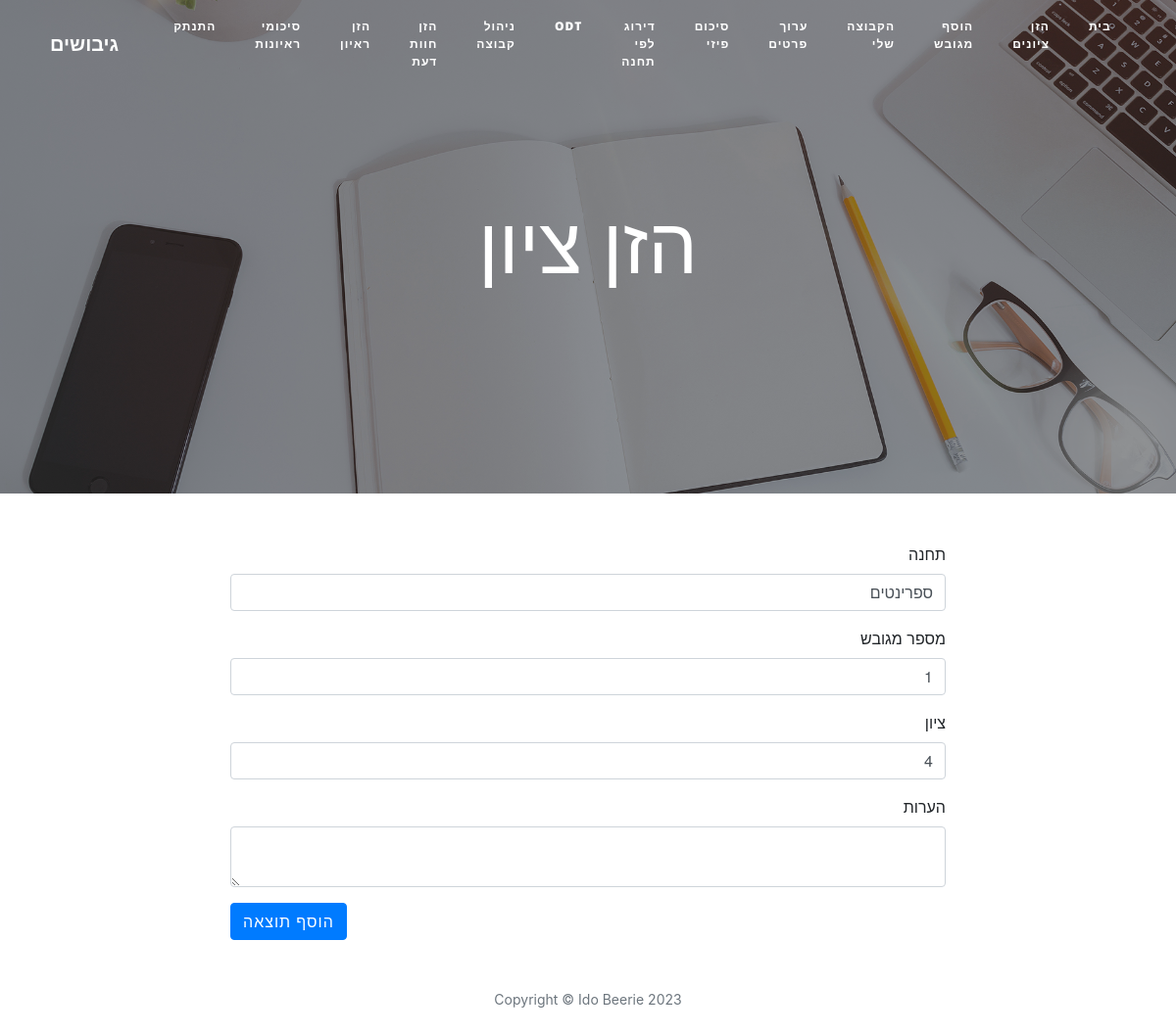
The page /edit-review/13 (signed in) on the database as committed earlier.
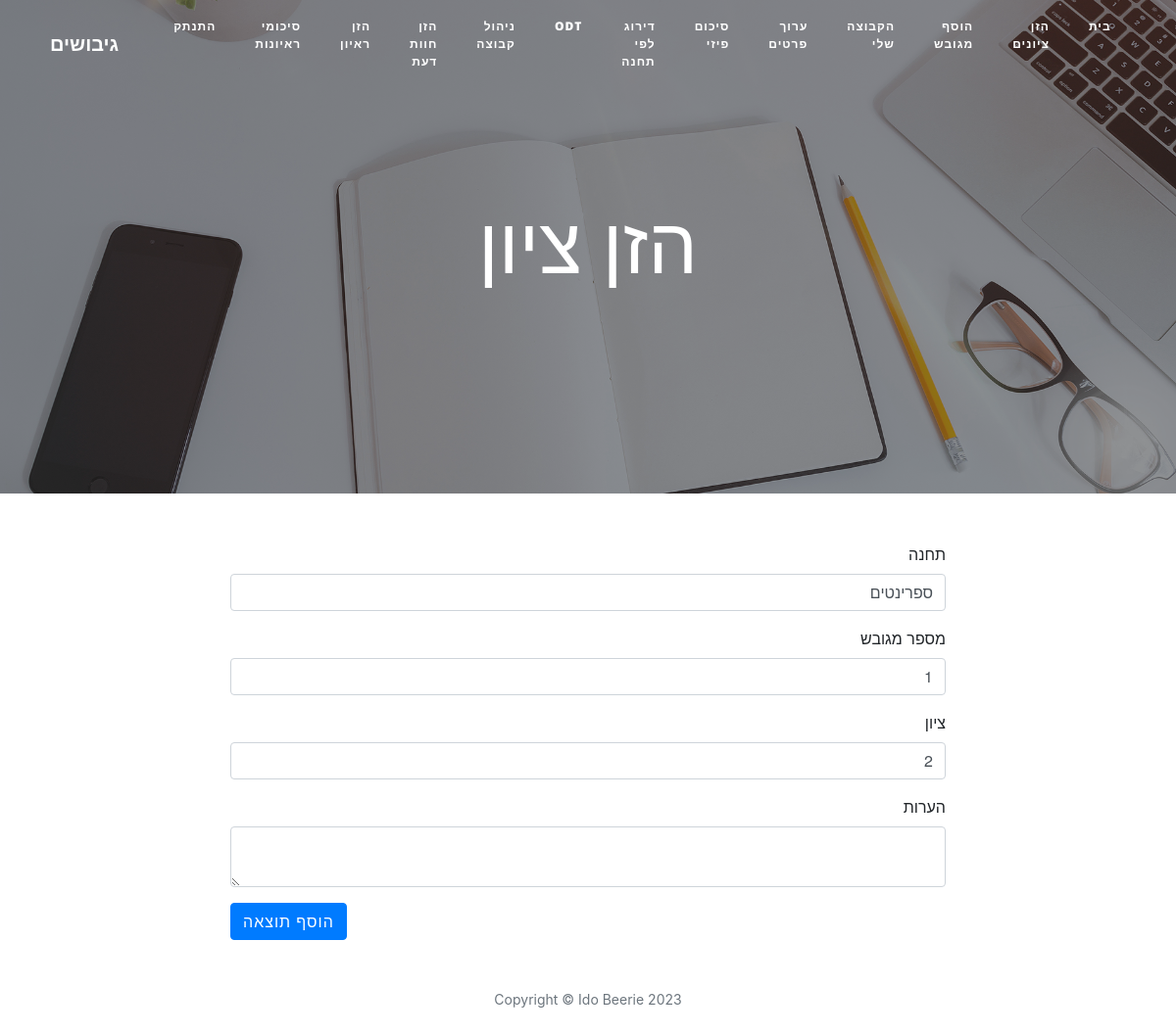
The same page on the database as committed later.
### main.py (models this page shows)
class Review(db.Model):
    __tablename__ = "reviews"
    id = db.Column(db.Integer, primary_key=True)
    author_id = db.Column(db.Integer, db.ForeignKey("users.id"))
    author = relationship("User", back_populates="reviews")
    station = db.Column(db.String(1000), nullable=False)
    subject_id = db.Column(db.String(250), db.ForeignKey("candidates.id"))
    subject = relationship("Candidate", back_populates="reviews")
    grade = db.Column(db.Integer, nullable=False)
    note = db.Column(db.String(1000))

### main.py (the view, shortened to what this page needs)
@app.route("/edit-review/<int:review_id>", methods=["GET", "POST"])
def edit_review(review_id):
    stations = ["ספרינטים", "זחילות", "משימת מחשבה", "פירוק והרכבת נשק", "מסע", "שקים", "מעגל זנבות", "אלונקה סוציומטרית", "הרצאות", "בניית שוח", "חפירת בור", "ODT בניית פסל סביבתי" , "ODT בניית אוהל סיירים", "ODT בניית צילייה", 'ODT מעבר שד"מ', "ODT הסתדרות לפי גובה", "ODT שבלול", "ODT צורת ריבוע בחבל"]
    review = Review.query.get(review_id)
    candidates = Candidate.query.filter_by(group_id=current_user.id).all()
    candidate_nums = []
    for candidate in candidates:
        if candidate.status != "פרש":
            candidate_nums.append(candidate.id.split("/")[1])
    candidate_nums.sort()
    form = CreateReviewForm(station=review.station, grade=review.grade, note=review.note, subject=review.subject_id.split("/")[1] )
    form.subject.choices = candidate_nums
    form.station.choices = stations
    return render_template("make-post.html", form=form, current_user=current_user)

### forms.py
class CreateReviewForm(FlaskForm):
    station = SelectField("תחנה", validators=[DataRequired()])
    subject = SelectField("מספר מגובש", validators=[DataRequired()])
    grade = SelectField("ציון", choices=[1, 2, 3, 4], validators=[DataRequired()])
    note = TextAreaField("הערות")
    submit = SubmitField("הוסף תוצאה")

### main.py (called while the page is built)
@login_manager.user_loader
def load_user(user_id):
    return User.query.get(int(user_id))

### templates/make-post.html (shortened to what this page needs)
{% import "bootstrap/wtf.html" as wtf %}
{% block content %}
{% include "header.html" %}
  <header class="masthead" style="background-image: url('{{ url_for('static', filename='img/edit-bg.jpg')}}')">
    <div class="overlay"></div>
    <div class="container">
      <div class="row">
        <div class="col-lg-8 col-md-10 mx-auto">
          <div class="page-heading">
            {% if is_edit %}
            <h1>ערוך חוות דעת</h1>
            {% else: %}
            <h1 style="color: white">הזן ציון</h1>
            {% endif %}
          </div>
        </div>
      </div>
    </div>
      <link href="//maxcdn.bootstrapcdn.com/bootstrap/4.5.0/css/bootstrap.min.css" rel="stylesheet">
  </header>
  <div class="container">
    <div class="row">
      <div class="col-lg-8 col-md-10 mx-auto", style="direction: rtl; float: right">
        {{ wtf.quick_form(form, novalidate=True, button_map={"submit": "primary"}) }}
      </div>
    </div>
  </div>
{% include "footer.html" %}
{% endblock %}

Rows that differ between the two databases and show on the page:
changed Review "ספרינטים": grade "4" → "2"
